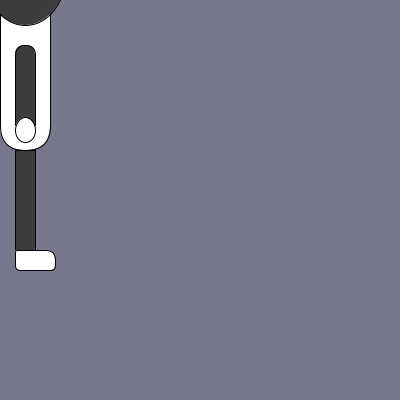
Frame 1 (no input)
Frame 60 (the mouse pressed at the canvas centre just before this capture): identical to frame 1, image omitted
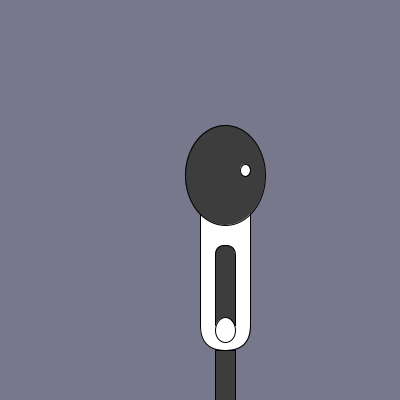
Frame 120 (the mouse held since frame 60 and released just before this capture)

The Processing sketch that drew these frames (run headless with seeded random() and noise(); from frame 60 on, the mouse is pressed at the canvas centre):

// Processing sketch: tut01_creature_tracking
// ── tut01_creature_tracking.pde
color greyColor = color(61,61,61);
color whiteColor = color(255,255,255);

void setup(){
  size(400,400);
}

void draw(){
  background(120,120,140);
  
  //body
  rect(mouseX,mouseY,50,150,0,0,50,50);
  
  //head
  fill(greyColor);
  ellipse(mouseX + 25, mouseY - 25,80,100);
  
  //eye
  fill(whiteColor);
  ellipse(mouseX + 45,mouseY - 30,10,12);
  
  //right arm
  fill(greyColor);
  rect(mouseX + 15,mouseY + 45,20,80,10,10,0,0);
  
  //right hand
  fill(whiteColor);
  ellipse(mouseX + 25,mouseY + 130,20,25);
  
  //right leg
  fill(greyColor);
  rect(mouseX + 15,mouseY + 150,20,110);
  
  //right foot
  fill(whiteColor);
  rect(mouseX + 15,mouseY + 250,40,20,2,10,5,5);
}
